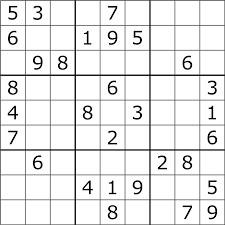
#> input picture test2.jpg, 225 x 225 px
$ python image2text.py
#> lines starting #> are read from the running program, lines starting #| are printed output that depends on the picture
### util.py
import cv2
import numpy as np


def splitImageToBoxes(img):
    rows = np.vsplit(img, 9)
    boxes = []
    for r in rows:
        cols = np.hsplit(r, 9)
        for box in cols:
            boxes.append(box)
    return boxes


def preprocessImage(img):
    gray = cv2.cvtColor(img, cv2.COLOR_BGR2GRAY)
    blur = cv2.GaussianBlur(gray, (9, 9), 0)
    thresh = cv2.threshold(blur, 0, 255, cv2.THRESH_BINARY + cv2.THRESH_OTSU)[1]

    return thresh


# [4 lines left out: function getcoordinate, not called in this run]

### image2text.py
import pytesseract
import cv2
import numpy as np
import util
import sudoku

pytesseract.pytesseract.tesseract_cmd = r'C:\Program Files\Tesseract-OCR\tesseract.exe'


img = cv2.imread("test2.jpg")
#> img is the input picture: shape (225, 225, 3); min 0, max 255, mean 233.5
height = 540
width = 540

img = cv2.resize(img, (width, height))
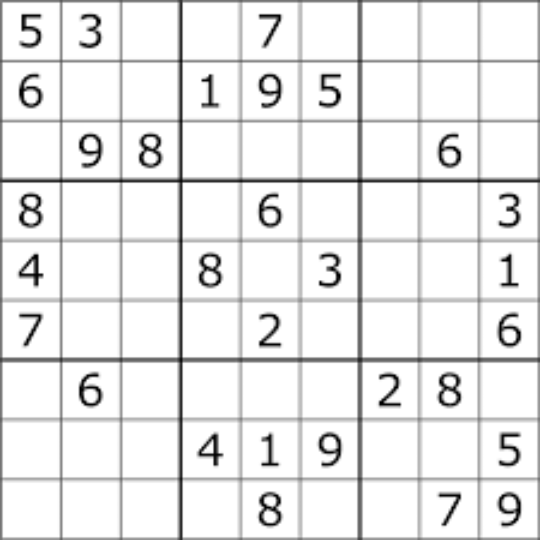
#> img: shape (540, 540, 3); min 0, max 255, mean 233.6


boxes = util.splitImageToBoxes(img)
#> in splitImageToBoxes, `rows = np.vsplit(img, 9)`: rows = 9 items
#> the loop in splitImageToBoxes, `for r in rows:` made 9 passes
#> after the loop in splitImageToBoxes, `for r in rows:`: boxes = 81 items
#> boxes = 81 items


board = []
arr = []
for i in range(len(boxes)):
    processed_block = util.preprocessImage(boxes[i])
    cropped_block = boxes[i][5:55, 5:55]
#> (the run stopped early here; a loop or call above may not have finished)

$ run again, with test3.jpg copied over test2.jpg
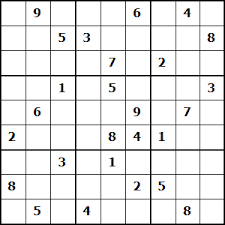
#> input picture test3.jpg, 225 x 225 px
#> img is the input picture: shape (225, 225, 3); mean B, G, R 231.4, 231.4, 231.4
#> `img = cv2.resize(img, (width, height))`:
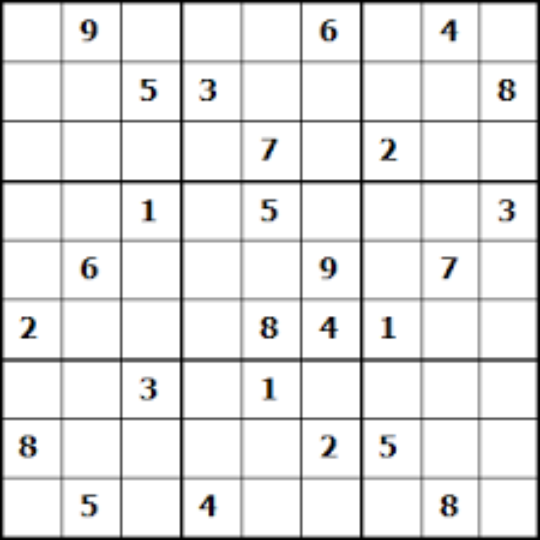
#> img: shape (540, 540, 3); mean B, G, R 231.5, 231.5, 231.5
#> rows = 9 items
#> the loop in splitImageToBoxes, `for r in rows:` made 9 passes
#> after the loop in splitImageToBoxes, `for r in rows:`: boxes = 81 items
